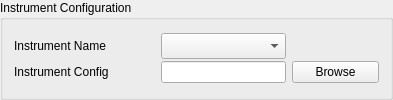
    <widget class="QGroupBox" name="configGroupBox">
     <property name="sizePolicy">
      <sizepolicy hsizetype="Expanding" vsizetype="Minimum">
       <horstretch>0</horstretch>
       <verstretch>0</verstretch>
      </sizepolicy>
     </property>
     <property name="minimumSize">
      <size>
       <width>0</width>
       <height>0</height>
      </size>
     </property>
     <property name="maximumSize">
      <size>
       <width>16777215</width>
       <height>16777215</height>
      </size>
     </property>
     <property name="title">
      <string>Instrument Configuration</string>
     </property>
     <layout class="QGridLayout" name="gridLayout">
      <property name="verticalSpacing">
       <number>0</number>
      </property>
      <item row="0" column="0">
       <widget class="QLabel" name="nameLabel">
        <property name="minimumSize">
         <size>
          <width>131</width>
          <height>16</height>
         </size>
        </property>
        <property name="text">
         <string>Instrument Name</string>
        </property>
       </widget>
      </item>
      <item row="3" column="2">
       <widget class="QPushButton" name="browseConfigButton">
        <property name="minimumSize">
         <size>
          <width>87</width>
          <height>21</height>
         </size>
        </property>
        <property name="text">
         <string>Browse</string>
        </property>
       </widget>
      </item>
      <item row="3" column="0">
       <widget class="QLabel" name="configLabel">
        <property name="minimumSize">
         <size>
          <width>141</width>
          <height>21</height>
         </size>
        </property>
        <property name="text">
         <string>Instrument Config</string>
        </property>
       </widget>
      </item>
      <item row="3" column="1">
       <widget class="QLineEdit" name="configLineEdit">
        <property name="minimumSize">
         <size>
          <width>125</width>
          <height>21</height>
         </size>
        </property>
       </widget>
      </item>
      <item row="0" column="1">
       <widget class="QComboBox" name="nameComboBox">
        <property name="minimumSize">
         <size>
          <width>104</width>
          <height>26</height>
         </size>
        </property>
        <property name="maximumSize">
         <size>
          <width>171</width>
          <height>26</height>
         </size>
        </property>
       </widget>
      </item>
     </layout>
    </widget>
